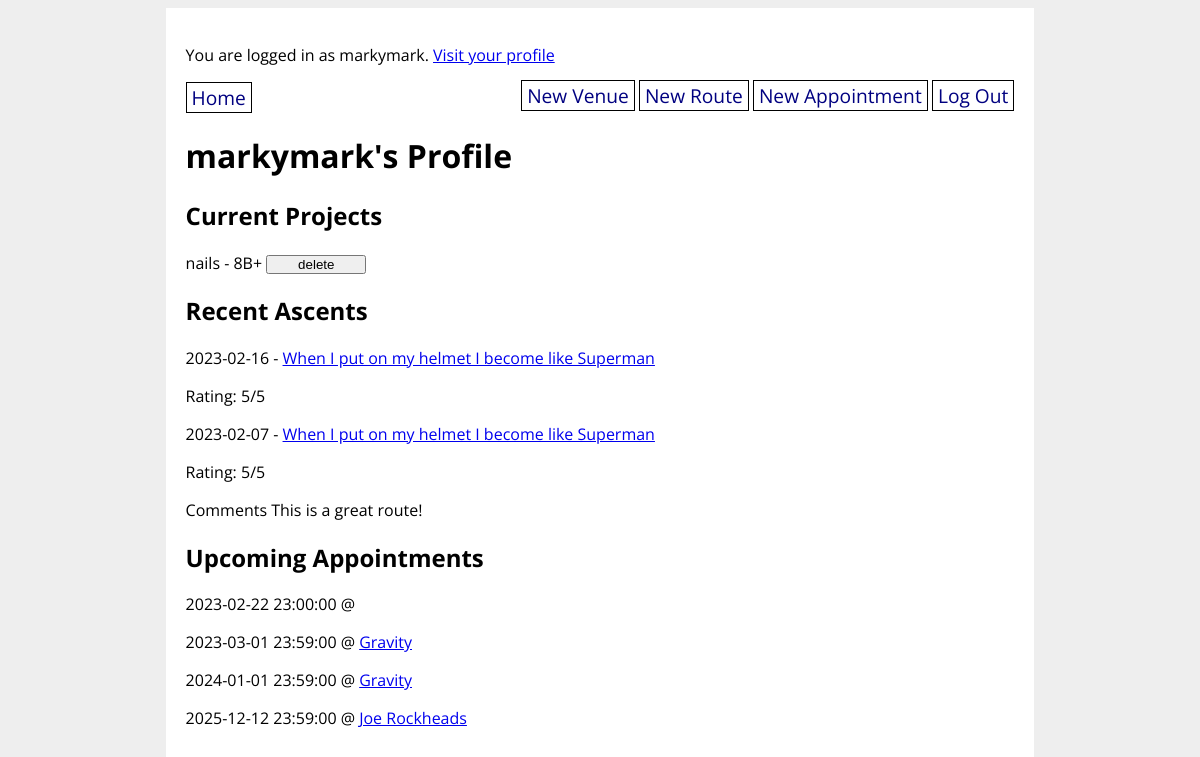
/profile/3 (signed in), run on the app's committed database.
### climbunity_app/models.py (models this page shows, shortened)
class User(UserMixin, db.Model):
    id = db.Column(db.Integer, primary_key=True)
    username = db.Column(db.String(80), nullable=False, unique=True)
    password = db.Column(db.String(200), nullable=False)
    email = db.Column(db.String(200), nullable=False)
    first_name = db.Column(db.String(50), nullable=False)
    last_name = db.Column(db.String(50), nullable=False)
    address = db.Column(db.String(200), nullable=False)
    has_gear = db.Column(db.Boolean, nullable=False)
    user_projects = db.relationship('Route',
        secondary='user_project_lists', back_populates='projecting_users'
    )
    user_appointments = db.relationship('Appointment',
        secondary='appointment_guests', back_populates='appointment_attendants'
    )
    user_does_styles = db.relationship('Style',
        secondary='user_style_lists', back_populates='climber_styles'
    )

class Route(db.Model):
    id = db.Column(db.Integer, primary_key=True)
    venue_id = db.Column(db.Integer, db.ForeignKey('venue.id'), nullable=False)
    setter_id = db.Column(db.Integer, db.ForeignKey('user.id'))
    name = db.Column(db.String(80), nullable=False)
    grade = db.Column(db.String(10), nullable=False)
    photo_url = db.Column(URLType)
    route_set_date = db.Column(db.Date)
    route_takedown_date = db.Column(db.Date)
    projecting_users = db.relationship('User',
        secondary='user_project_lists', back_populates='user_projects'
    )
    ascents_on_route = db.relationship('Ascent',
        secondary='route_ascent_lists', back_populates='routes_ascended'
    )
    possible_route_styles = db.relationship('Style',
        secondary='route_style_lists', back_populates='route_styles'
    )
    route_tags = db.relationship('Tag',
        secondary='route_tag_lists', back_populates='tagged_routes'
    )

class Ascent(db.Model):
    id = db.Column(db.Integer, primary_key=True)
    user_id = db.Column(db.Integer, db.ForeignKey('user.id'), nullable=False)
    route_id = db.Column(db.Integer, db.ForeignKey('route.id'), nullable=False)
    send_date = db.Column(db.Date)
    send_type = db.Column(db.Enum(SendType))
    send_rating = db.Column(db.Integer)
    send_comments = db.Column(db.String)
    routes_ascended = db.relationship('Route',
        secondary="route_ascent_lists", back_populates='ascents_on_route'
    )

class Appointment(db.Model):
    id = db.Column(db.Integer, primary_key=True)
    created_by = db.Column(db.Integer, db.ForeignKey('user.id'), nullable=False)
    venue_id = db.Column(db.Integer, db.ForeignKey('venue.id'), nullable=False)
    appointment_datetime = db.Column(db.DateTime, nullable=False)
    appointment_attendants = db.relationship('User',
        secondary='appointment_guests', back_populates='user_appointments'
    )
    appointment_venues = db.relationship('Venue',
        secondary='venue_bookings', back_populates='booked_appointments'
    )

class Venue(db.Model):
    id = db.Column(db.Integer, primary_key=True)
    name = db.Column(db.String(80), nullable=False)
    address = db.Column(db.String(80), nullable=False)
    open_hours = db.Column(db.Text(1000))
    description = db.Column(db.Text(1000))
    booked_appointments = db.relationship('Appointment',
        secondary='venue_bookings', back_populates='appointment_venues'
    )
    def __str__(self):
        return f'{self.name}'

### climbunity_app/main/routes.py (the view)
@main.route('/profile/<user_id>', methods=['GET', 'POST'])
def user_detail(user_id):
    user = User.query.get(user_id)
    ascents = Ascent.query.filter_by(user_id=user_id).limit(5).all()
    for ascent in ascents:
        print(ascent)
    if current_user.id == user.id:
        return render_template('user_detail.html', ascents=ascents, user=user)
    else:
        user = User.query.get(user_id)
        return render_template('user_detail.html', ascents=ascents, user=user)

### climbunity_app/extensions.py (called while the page is built)
@login_manager.user_loader
def load_user(user_id):
    return User.query.get(user_id)

### climbunity_app/templates/user_detail.html (shortened to what this page needs)
{% extends 'base.html' %}
{% block content %}
<h1> {{ user.username }}'s Profile</h1>
<h2>Current Projects</h2>
{% if user.user_projects %}
    {% for route in user.user_projects%}
        <div>{{ route.name }} - {{ route.grade }}
            <form style="display: inline;" method="POST" action="/remove_from_project_list/{{ route.id }}">
                <input style="margin: 0; padding: 0;" type="submit" value="delete"/>
            </form>
        </div>
    {% endfor %}
{% else %}
<p>No projects are currently being tracked.</p>
{% endif %}
<h2>Recent Ascents</h2>
{% if ascents %}
    <div>
        {% for ascent in ascents %}
            <p>{{ ascent.send_date }} - <a href="/route/{{ ascent.route_id }}" >{{ ascent.routes_ascended[0].name }}</a></p>
            {% if ascent.send_rating %}
                <p>Rating: {{ ascent.send_rating }}/5</p>
            {% endif %}
            {% if ascent.send_comments %}
                <p>Comments {{ ascent.send_comments }}</p>
            {% endif %}
        {% endfor %}
    </div>
{% else %}
    {% if current_user.id == user.id %}
        You haven't logged any ascents yet!
    {% else %}
        {{ user.first_name }} {{ user.last_name }} has not logged any ascents yet!
    {% endif %}
{% endif %}
{% if user.id == current_user.id %}
    <h2>Upcoming Appointments</h2>
    {% if user.user_appointments %}
        <div>
            {% for appointment in user.user_appointments %}
                <p>{{ appointment.appointment_datetime }} @ <a href="/venue/{{ appointment.venue_id }}" >{{ appointment.appointment_venues[0] }}</a></p>
            {% endfor %}
        </div>
    {% endif %}
{% endif %}
{% endblock %}

### climbunity_app/templates/base.html (shortened to what this page needs)
<!DOCTYPE html>
<html>
    <head>
        <link rel="stylesheet" href="/static/style.css">
    </head>
    <body>
        <div id="content">
            {% if current_user.is_authenticated %}
                <p>You are logged in as {{ current_user.username }}. <a href="/profile/{{ current_user.id }}">Visit your profile</a></p>
            {% endif %}
            <nav>
                <a href="/">Home</a>
                <div>
                    {% if current_user.is_authenticated %}
                        <a href="/new_venue">New Venue</a>
                        <a href="/new_route">New Route</a>
                        <a href="/new_appointment">New Appointment</a>
                        <a href="/logout">Log Out</a>
                    {% else %}
                        <a href="/signup">Sign Up</a>
                        <a href="/login">Log In</a>
                    {% endif %}
                </div>
            </nav>
            {% block content %}{% endblock %}
        </div>
    </body>
</html>

### climbunity_app/static/style.css (style rules this page uses)
body { display: flex; flex-direction: column; align-items: center; background-color: #eee; font-family: 'Open Sans', sans-serif; }
#content { width: 70%; background-color: white; padding: 20px; }
nav { width: 100%; display: flex; flex-direction: row; justify-content: space-between; }
nav a { color: navy; text-decoration: none; border: 1px solid black; padding: 1px 5px; font-size: 1.2em; }
input[type=submit] { width: 100px; align-self: flex-end; }

### data on the page
User: username "markymark"
Route: name "nails", grade "8B+"
Ascent: send_date "2023-02-16", name "When I put on my helmet I become like Superman", send_rating "5"
Ascent: send_date "2023-02-07", name "When I put on my helmet I become like Superman", send_rating "5", send_comments "This is a great route!"
Appointment: appointment_datetime "2023-02-22 23:00:00"
Appointment: appointment_datetime "2023-03-01 23:59:00", name "Gravity"
Appointment: appointment_datetime "2024-01-01 23:59:00", name "Gravity"
Appointment: appointment_datetime "2025-12-12 23:59:00", name "Joe Rockheads"
